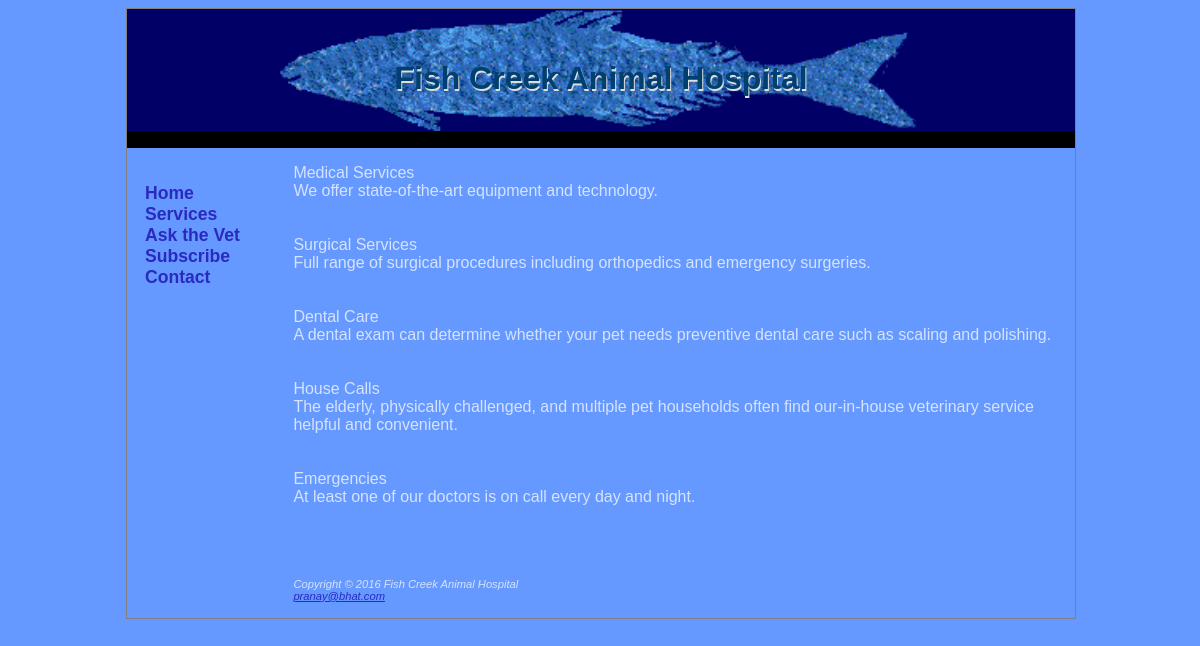
Page /index.php/welcome/services on the committed database.
### tables this page shows
CREATE TABLE `service` (
  `serviceid` int(100) NOT NULL,
  `servicename` varchar(255) NOT NULL,
  `description` varchar(255) NOT NULL
);

### application/controllers/welcome.php (called while the page is built, shortened)
<?php
class Welcome extends CI_Controller {
		public function services(){
		$this->load->helper('url');
		$this->load->model("Services_Model");
				$data['type']= $this->Services_Model->services();
				$this->load->view('services',$data);
		}
}
?>

### index.php (called while the page is built, shortened)
<?php
require_once BASEPATH.'core/CodeIgniter.php';

### application/models/Services_Model.php (called while the page is built, shortened)
<?php
    class Services_Model extends CI_Model{
        public function services(){
            $q = $this->db->get('service');
            return $q;
            }
        }
?>

### application/views/services.php (the view, shortened to what this page needs)
<?php
echo "<html>\n";
echo "<head>\n";
?>
<link rel = "stylesheet" type = "text/css"
   href = "<?php echo base_url(); ?>css/style.css">
<?php
echo "</head>\n";
echo "<body>\n";
echo "<div id=\"wrapper\">\n";
echo "<div class=\"container\">\n";
echo "<header>\n";
echo "   <h1 style=\"color:#003f6e;\">Fish Creek Animal Hospital</h1>\n";
echo "</header>\n";
echo "<nav>\n";
echo "  <ul><b>\n";
echo "    <li><a href=\"http://localhost/pranay/index.php/welcome/index\">Home</a></li>\n";
echo "    <li><a href=\"http://localhost/pranay/index.php/welcome/services\">Services</a></li>\n";
echo "    <li><a href=\"http://localhost/pranay/index.php/welcome/askvet\">Ask the Vet</a></li>\n";
echo "    <li><a href=\"http://localhost/pranay/index.php/subscribe_control/hello\">Subscribe</a></li>\n";
echo "    <li><a href=\"http://localhost/pranay/index.php/welcome/Contact\">Contact</a></li>\n";
echo "  </b></ul>\n";
echo "</nav>\n";
echo "<article>\n";
?>
<?php
	if(!empty($type)){
		foreach($type->result() as $row)
		{
			 echo $row->servicename."</br>";
			 echo $row->description."</br>";
			 echo "<br>";
			 echo "<br>";
		}
	}
	else{
		echo "Empty";
	}
echo "<br>";
echo "<br>";
echo "<footer class=\"small\">\n";
echo "Copyright © 2016 Fish Creek Animal Hospital<br>\n";
echo "<a href=\"mailto:pranaybhat199@.com\">pranay@bhat.com</a>\n";
echo "</footer>\n";
echo "</div>\n";
echo "</div>\n";
echo "</body>\n";
echo "</html>\n";
?>

### css/style.css (style rules this page uses)
body { background-color:#6699ff; color: #d5e3ff; font-family: Arial; }
div.container { width: 100%; border: 1px solid gray; }
header { padding: 1em; color: white; background-color: black; background-image: url("bigfish.gif"); background-repeat: no-repeat; background-size:contain; text-align: center; text-shadow: 1px 2px #aaa; }
nav { float: left; max-width: 160px; margin: 0; padding: 1em; font-size: 1.1em; font-style: Bold; }
nav ul { list-style-type: none; padding: 0; }
nav ul a { text-decoration: none; }
article { margin-left: 150px; padding: 1em; overflow: hidden; }
footer.small { font-style: italic; font-size: 0.70em; }
b, strong { color: black; }
h1 { line-height: 200%; color:#d5e3ff; text-shadow: 1px 2px #dedede; }
#wrapper { margin-left: 10%; margin-right: 10%; }
a:link { color:#2a2ac0; }

### rows in the picture
service: servicename "Medical Services", description "We offer state-of-the-art equipment and technology."
service: servicename "Surgical Services", description "Full range of surgical procedures including orthopedics and emergency surgeries."
service: servicename "Dental Care", description "A dental exam can determine whether your pet needs preventive dental care such as scaling and polishing."
service: servicename "House Calls", description "The elderly, physically challenged, and multiple pet households often find our-in-house veterinary service helpful and convenient."
service: servicename "Emergencies", description "At least one of our doctors is on call every day and night."
